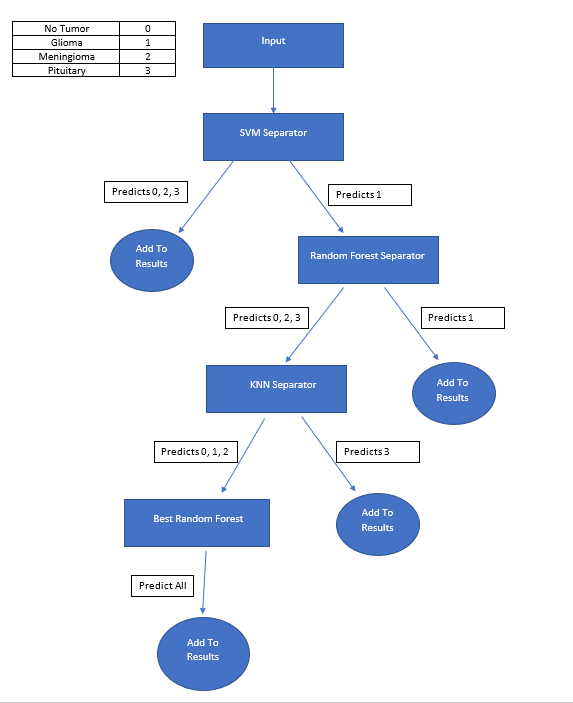
#> input picture Brain_Tumor_Classification/Hierarchical Classification Diagram.png, 573 x 703 px; its folder holds only this picture in this run
$ jupyter execute --allow-errors brain_tumor_classification.ipynb
#> lines starting #> are read from the running program, lines starting #| are printed output that depends on the picture
#> further down, image is the input picture: PIL image 573x703 RGBA; mean R, G, B, A 229, 234.7, 244.9, 255
<h1>Abstract</h1>
Hello, we are Gilad Battat and Doron Gaznavi and we are Computer Science students at The Open University Of Israel.
<br>
In this project we've decided to focus on diagnosing tumors in brain MRI scans.<br>
After searching and experimenting with datasets in this field, we decided to take this dataset from Kaggle <a href="https://www.kaggle.com/sartajbhuvaji/brain-tumor-classification-mri">here</a>. We found it as the best choice to our purposes. This dataset contains more than 3K images as jpg files. <br>
<h6>Short general information about brain tumors</h6>
<ul>
    <li>Survival rate within 5 years for people who are diagnosed with a cancerous brain tumor is about 34% for men and 36% for women.</li>
    <li>50% of the brain tumors occurrences are primary tumors, that is to say, they start their growth in the brain. The rest are a result of a tumor that has spread to the brain from other location in the body</li>
</ul>
<h6>Data description</h6>
In this dataset we have four types of MRI scans:
    <ol>
        <li><b>No tumor:</b> Contains images without any tumor.</li>
    <li><b>Glioma tumor:</b> This is a cancer tumor that takes over 30% over all of the tumors occurrences in the brain and in the nervous system, and over 80% of the occurrences of malignant brain cancer.</li>
    <li><b>Meningioma tumor:</b> This type is a benign tumor, it appears in the layers surrounding the brain and typically has slow growth rate. Although this is a benign tumor, without close tracking and treatment the pressure it makes on the brain tissues might cause nervous disorders.</li>
    <li><b>Pituitary tumor:</b> This is a cancer tumor in the Pituitary Gland. This tumor might cause changes in the hormone levels in the body that in turn might cause many bad medical conditions.</li>
    </ol>
Currently, the way to observe brain tumor is to analyze MRI scans with professional neurosurgeon. This method requires expensive time of professional neurosurgeons which are not always available all over the world. Furthermore, in other medical fields, ML applications have shown to be more accurate than human specialists. Thus, using machine learning techniques to analyze brain MRI scans to find tumors, we wish to get better and faster results.
<br>

# EDA

We start with importing all the relevant modules for the project.<br>
Next we are setting the current directory to the place where we stored the dataset.

[cell 1]
import tensorflow as tf
import os
import cv2
from tqdm.notebook import tqdm_notebook as tqdm
import numpy as np
from sklearn import preprocessing
from sklearn.model_selection import train_test_split
from keras.models import Sequential
from keras.layers import Convolution2D, Dropout, Dense, MaxPooling2D
from keras.layers import Flatten, BatchNormalization
import matplotlib.pyplot as plt
from tensorflow.keras.callbacks import EarlyStopping, ModelCheckpoint
import warnings
warnings.filterwarnings('ignore')

[cell 2]
root_dir = '\\Users\\doron\\Data science\\Project'
os.chdir(root_dir)

Now we will examine the general features of Meningioma image: size, format and color mode. <br>

[cell 3]
from PIL import Image

os.chdir('Training/meningioma_tumor')
meningioma_tumors = os.listdir()
#> (the rest of this cell did not finish here and is left out)

So we know now that all our images are colored JPEG images in RGB format and they don't have the same size. <br>
We need them to be in the same size so we could perform them all in the same model later on

[cell 4]
image_format = True
image_mode = True
image_size = (512,512)

train_paths = ['Training/no_tumor',
               'Training/glioma_tumor',
               'Training/meningioma_tumor',
               'Training/pituitary_tumor']
test_paths = ['Testing/no_tumor',
              'Testing/glioma_tumor',
              'Testing/meningioma_tumor',
              'Testing/pituitary_tumor']
images_paths = train_paths + test_paths
#> (the rest of this cell did not finish here and is left out)

[cell 5]
images = []
#> images = []
for path in images_paths:
    os.chdir(path)
    for item in os.listdir():
        img = cv2.imread(item)
        images.append(img)
    os.chdir(root_dir)
diff_threshold = 100
#> diff_threshold = 100
bad_images = []
#> (the rest of this cell did not finish here and is left out)

Later, we must apply resizing to set all the images to an unified input format for the models that will be used for classifying. <br>
We decided to take 100 pixels as our threshold for the size difference between
the axis of the images. <br>
It's a good place in the middle in which we prevent dropping out too many images, and yet keep the images readable and prevent from smearing them by resizing them.<br>
To get things in context, these are some of the "bad images" we detected:

[cell 6]
plt.figure(figsize=(10, 10))
#> (the rest of this cell did not finish here and is left out)

Lets see what happens to a non proportional image after resizing it.<br>
The original image is the size of 714X100 which means 286 pixels difference between it's length and width.

#> (a cell that did not finish here is left out)

#> (a cell that did not finish here is left out)

And now we will check how this image will look like after resizing, will it stay simillar to the original image or will it look totally different?

#> (a cell that did not finish here is left out)

This is definitely different from the original image.<br>
Therefore, as said we will prevent from training our models on such images in concern that they will  interrupt the learning process.<br>
To sum up, we have 3264 images in our dataset and we won't use 69 of them.

<h3>Moving to gray scale</h3>

As we can see, although the images have 3 color channels, it is not necessary to keep all of them because in the end they create a gray scale image. <br>
Therefore we decided to convert all the images to gray scale.

[cell 10]
print(f"Image for example:{images[0].shape}")
#| Image for example:(703, 573, 3)

#> (a cell that did not finish here is left out)

[cell 12]
print(f"The same Image from above has now the shape of {images[0].shape}")
#| The same Image from above has now the shape of (703, 573)

And all the images in the dataset still look the same:

[cell 13]
plt.figure(figsize=(10, 10))
#> (the rest of this cell did not finish here and is left out)

Now all the pixel values are stored with direct value in the image matrix and not as a tuple

[cell 14]
print(f"Pixel vlaue for example: {images[0][6][40]}")

## Pixel Value normalization

In general, inputs with large integer values might slow down the learning time of the neural networks and disrupt them. <br>
Hence it's considered a good practice to normalize the pixel values so that each pixel value has a value between 0 and 1.
In addition images can be viewed normally with pixel values in the range 0-1 so it won't hurt the visualization.

[cell 15]
print(f"Images data type:{type(images[0])}")
print(f"Pixels data type:{images[0].dtype}")
#| Pixels data type:uint8

[cell 16]
for ind, img in enumerate(images):
    img = np.array(img, dtype="float32")
    img /= 255.0
    images[ind] = img
#> this loop made 16 passes
#> pass 1, `img = np.array(img, dtype="float32")`:
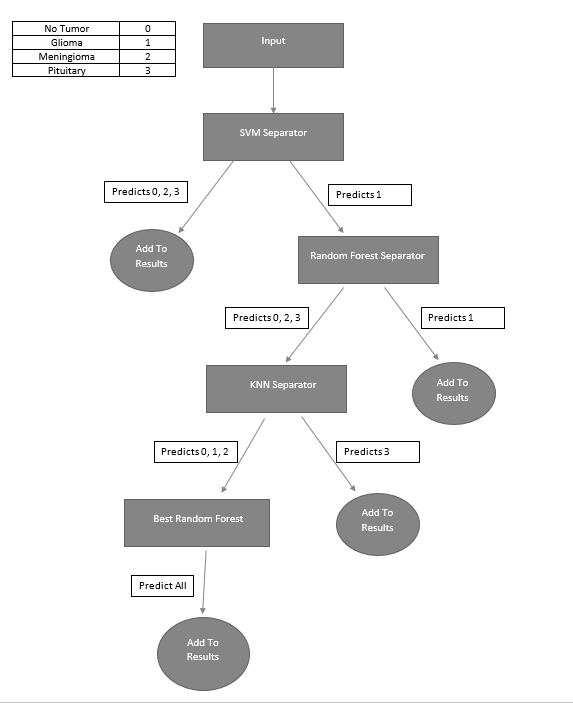
#> img: shape (703, 573) float32; min 0, max 255, mean 237.1

[cell 17]
print(f"Images data type:{type(images[0])}")
print(f"Pixels data type:{images[0].dtype}")
#| Pixels data type:float32

[cell 18]
plt.figure(figsize=(10, 10))
#> (the rest of this cell did not finish here and is left out)

But now, the same pixel that had the value of three before, has totally different representation:

[cell 19]
print(f"The new value of the pixel is: {images[0][6][40]}")

[cell 20]
os.chdir(root_dir)

Now, after we saw how to prepare the data for the learning, we will load the images again but now with respect to classes in the train / test sets.
We will use the function below to load each image and prepare it for learning by normalizing the pixels values, moving to gray scale and appending to the train and test sets - only images who have a good relation between it's length and width.
We've decided to reduce the resolution of the images in order to reduce the number of learned features to speed up the running time, and yet get good classification results.

[cell 21]
def load_data(path, classification, x, y, resolution=128, diff_threshold=100):
    os.chdir(path)
    print(path)
    for item in tqdm(os.listdir()):
        img = cv2.imread(item)
        if abs(img.shape[0] - img.shape[1]) > diff_threshold:
            continue
        img = cv2.resize(img,(resolution,resolution))
        img = cv2.cvtColor(img,cv2.COLOR_RGB2GRAY)
        img = np.array(img, dtype="float32")
        img /= 255.0
        x.append(img)
        y.append(classification)
    os.chdir(root_dir)
    return x, y

As said our dataset is already organized into test and training sets so at first we will stick to this division. <br>
To avoid loading the data multiple times, we always save the original loaded data as is in the X_train, Y_train, X_test, Y_test variables.<br>
We won't use these variables directly and on each time we wish to start from clean data we will copy their content to x_train, y_train, x_test, y_test and manipulate only them.

[cell 22]
X_train, Y_train = [], []
resolution = 128
train_paths = ['Training/no_tumor',
               'Training/glioma_tumor',
               'Training/meningioma_tumor',
               'Training/pituitary_tumor']

#> (the rest of this cell did not finish here and is left out)

Load testing data from the folders.

[cell 23]
X_test, Y_test = [], []
test_paths = ['Testing/no_tumor',
              'Testing/glioma_tumor',
              'Testing/meningioma_tumor',
              'Testing/pituitary_tumor']

#> (the rest of this cell did not finish here and is left out)
